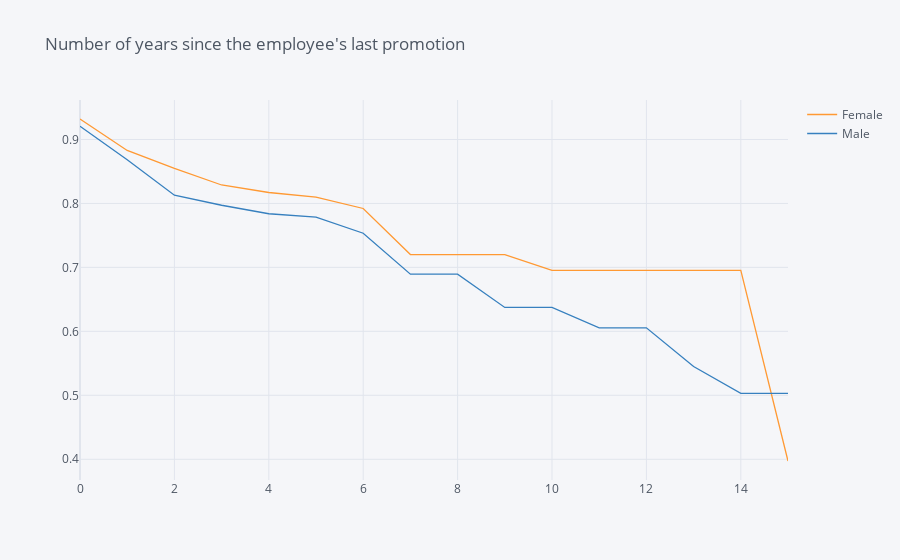

Notebook cell for this chart:
### Markdown cell above
## 3. Let's look at retention rate by gender from a third perspective - the number of years since the employee's last promotion. Generate and plot a survival curve showing this.

### Code cell
survival(data, 'Gender', 'YearsSinceLastPromotion', 'Attrition').iplot(title = "Number of years since the employee's last promotion")

### Figure 1 — Plotly figure (JSON) as saved in the notebook; plotly's stock layout.template omitted (floating-point values rounded to 4 significant figures)
{"data": [{"line": {"color": "rgba(255, 153, 51, 1.0)", "dash": "solid", "shape": "linear", "width": 1.3}, "mode": "lines", "name": "Female", "text": "", "type": "scatter", "x": [0, 1, 2, 3, 4, 5, 6, 7, 8, 9, 10, 11, 12, 13, 14, 15], "y": [0.932, 0.8828, 0.8547, 0.8288, 0.817, 0.8099, 0.7921, 0.7201, 0.7201, 0.7201, 0.6952, 0.6952, 0.6952, 0.6952, 0.6952, 0.3973]}, {"line": {"color": "rgba(55, 128, 191, 1.0)", "dash": "solid", "shape": "linear", "width": 1.3}, "mode": "lines", "name": "Male", "text": "", "type": "scatter", "x": [0, 1, 2, 3, 4, 5, 6, 7, 8, 9, 10, 11, 12, 13, 14, 15], "y": [0.9206, 0.8684, 0.8128, 0.7971, 0.7838, 0.7785, 0.7534, 0.6894, 0.6894, 0.6374, 0.6374, 0.6055, 0.6055, 0.5449, 0.503, 0.503]}], "layout": {"legend": {"bgcolor": "#F5F6F9", "font": {"color": "#4D5663"}}, "paper_bgcolor": "#F5F6F9", "plot_bgcolor": "#F5F6F9", "title": {"font": {"color": "#4D5663"}, "text": "Number of years since the employee's last promotion"}, "xaxis": {"gridcolor": "#E1E5ED", "showgrid": true, "tickfont": {"color": "#4D5663"}, "title": {"font": {"color": "#4D5663"}, "text": ""}, "zerolinecolor": "#E1E5ED"}, "yaxis": {"gridcolor": "#E1E5ED", "showgrid": true, "tickfont": {"color": "#4D5663"}, "title": {"font": {"color": "#4D5663"}, "text": ""}, "zerolinecolor": "#E1E5ED"}}}
